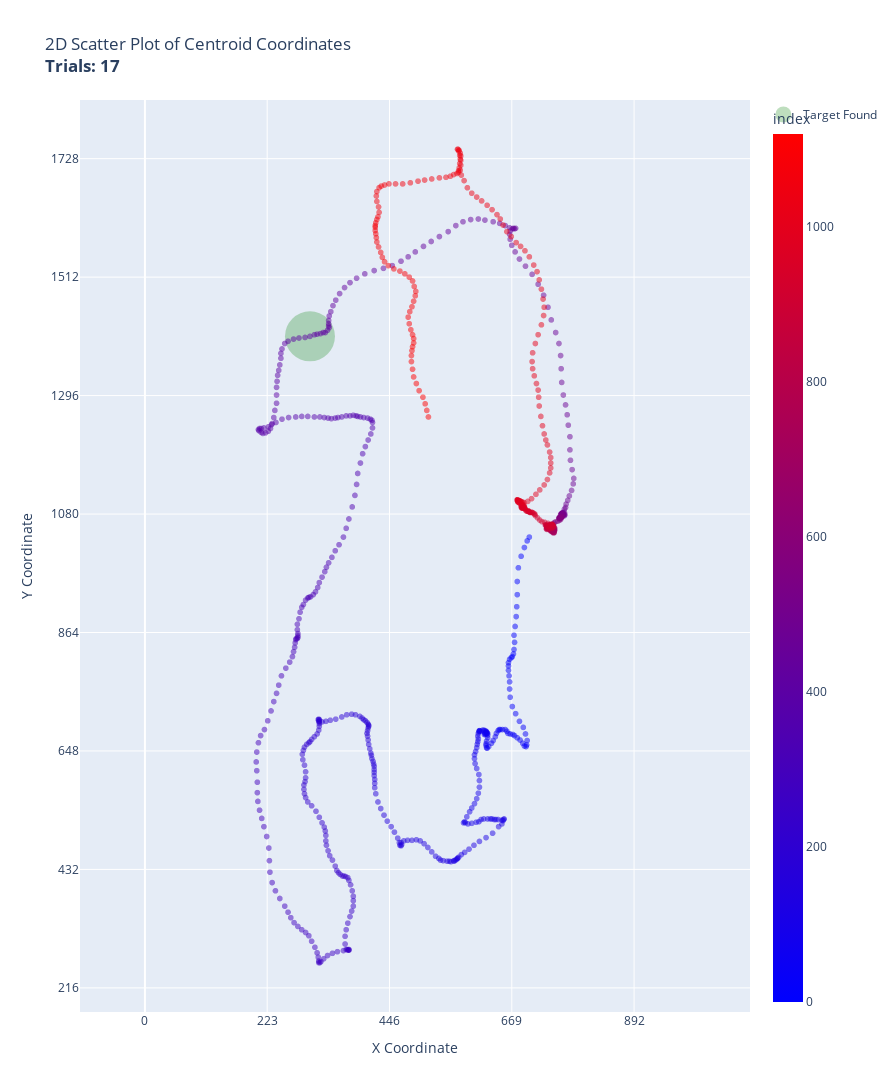

Notebook source saved alongside this figure:
### Code cell
visualize_trial_trajectory(event_data, trial_number=[trials_list[17]], color_code="frame_number", target_frame=True, opacity=.5)

### Figure 1 — Plotly figure (JSON) as saved in the notebook; plotly's stock layout.template omitted (floating-point values rounded to 4 significant figures; data arrays with more than 128 entries replaced by an {"elided": "..."} marker saying what was removed)
{"data": [{"hovertemplate": "centroid_x=%{x}<br>centroid_y=%{y}<br>index=%{marker.color}<extra></extra>", "legendgroup": "", "marker": {"color": {"elided": "1121 int values"}, "coloraxis": "coloraxis", "opacity": 0.5, "symbol": "circle"}, "mode": "markers", "name": "", "showlegend": false, "type": "scattergl", "x": {"elided": "1121 int values"}, "xaxis": "x", "y": {"elided": "1121 int values"}, "yaxis": "y"}, {"marker": {"color": "green", "size": 50, "symbol": "circle"}, "mode": "markers", "name": "Target Found", "opacity": 0.25, "type": "scatter", "x": [301], "y": [1404]}], "layout": {"coloraxis": {"colorbar": {"title": {"text": "index"}}, "colorscale": [[0, "rgb(0,0,255)"], [1, "rgb(255,0,0)"]]}, "height": 1952, "legend": {"tracegroupgap": 0}, "title": {"text": "2D Scatter Plot of Centroid Coordinates<br><b>Trials: 17</b>"}, "width": 894, "xaxis": {"anchor": "y", "domain": [0, 1], "dtick": 223, "gridwidth": 1, "tick0": 0, "title": {"text": "X Coordinate"}}, "yaxis": {"anchor": "x", "domain": [0, 1], "dtick": 216, "gridwidth": 1, "scaleanchor": "x", "tick0": 0, "title": {"text": "Y Coordinate"}}}}
